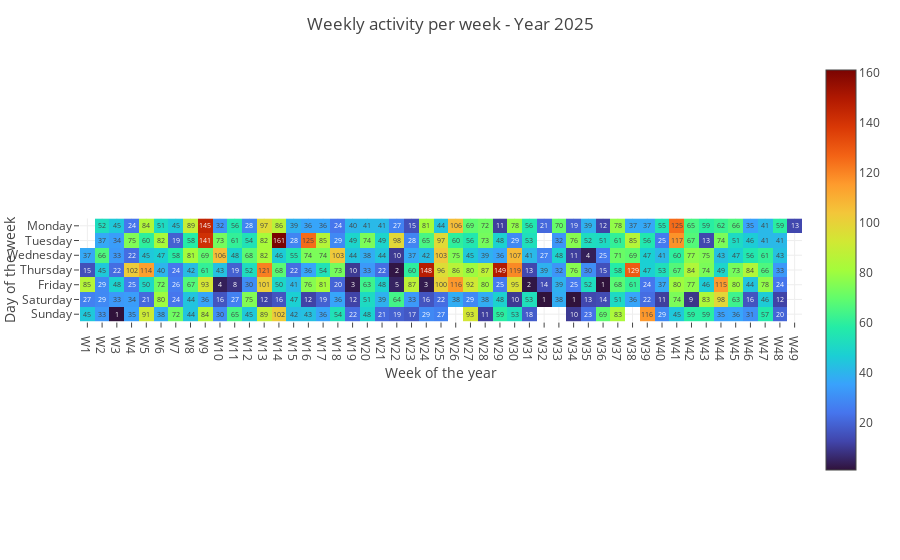

This figure's notebook cell:
### Code cell
# --- Option : sélectionner une année spécifique ---
year_selected = 2025
df_year = df[df["year"] == year_selected]

jours_order = ['Monday', 'Tuesday', 'Wednesday', 'Thursday', 'Friday', 'Saturday', 'Sunday']

# --- Regrouper par semaine et jour ---
heatmap_data = df_year.groupby(['week', 'weekday']).size().reset_index(name='plays')

# Pivot pour créer la matrice
matrix = heatmap_data.pivot(index='weekday', columns='week', values='plays').reindex(jours_order)

# Remplacer les 0 par NaN pour laisser les cases vides
matrix = matrix.replace(0, np.nan)

# --- Étiquettes pour axes ---
semaines = [f"W{w}" for w in matrix.columns]
jours = matrix.index.tolist()

# --- Création de la heatmap ---
fig = px.imshow(
    matrix.values,
    x=semaines,
    y=jours,
    text_auto=True,
    color_continuous_scale='Turbo'
)

# --- Mettre le fond blanc pour les NaN ---
fig.update_traces(
    hovertemplate="%{y}, %{x}: %{z}<extra></extra>",
    zmin=0
)
fig.update_layout(
    title=f"Weekly activity per week - Year {year_selected}",
    xaxis_title="Week of the year",
    yaxis_title="Day of the week",
    plot_bgcolor='white',   # fond de la zone de tracé
    paper_bgcolor='white'   # fond autour du graphique
)

fig.show()

### Figure 1 — Plotly figure (JSON) as saved in the notebook; plotly's stock layout.template omitted (floating-point values rounded to 4 significant figures; data arrays with more than 128 entries replaced by an {"elided": "..."} marker saying what was removed)
{"data": [{"coloraxis": "coloraxis", "hovertemplate": "%{y}, %{x}: %{z}<extra></extra>", "name": "0", "texttemplate": "%{z}", "type": "heatmap", "x": ["W1", "W2", "W3", "W4", "W5", "W6", "W7", "W8", "W9", "W10", "W11", "W12", "W13", "W14", "W15", "W16", "W17", "W18", "W19", "W20", "W21", "W22", "W23", "W24", "W25", "W26", "W27", "W28", "W29", "W30", "W31", "W32", "W33", "W34", "W35", "W36", "W37", "W38", "W39", "W40", "W41", "W42", "W43", "W44", "W45", "W46", "W47", "W48", "W49"], "xaxis": "x", "y": ["Monday", "Tuesday", "Wednesday", "Thursday", "Friday", "Saturday", "Sunday"], "yaxis": "y", "z": {"elided": "7x49 float values"}, "zmin": 0}], "layout": {"coloraxis": {"colorscale": [[0, "#30123b"], [0.07143, "#4145ab"], [0.1429, "#4675ed"], [0.2143, "#39a2fc"], [0.2857, "#1bcfd4"], [0.3571, "#24eca6"], [0.4286, "#61fc6c"], [0.5, "#a4fc3b"], [0.5714, "#d1e834"], [0.6429, "#f3c63a"], [0.7143, "#fe9b2d"], [0.7857, "#f36315"], [0.8571, "#d93806"], [0.9286, "#b11901"], [1, "#7a0402"]]}, "margin": {"t": 60}, "paper_bgcolor": "white", "plot_bgcolor": "white", "title": {"text": "Weekly activity per week - Year 2025"}, "xaxis": {"anchor": "y", "constrain": "domain", "domain": [0, 1], "scaleanchor": "y", "title": {"text": "Week of the year"}}, "yaxis": {"anchor": "x", "autorange": "reversed", "constrain": "domain", "domain": [0, 1], "title": {"text": "Day of the week"}}}}
